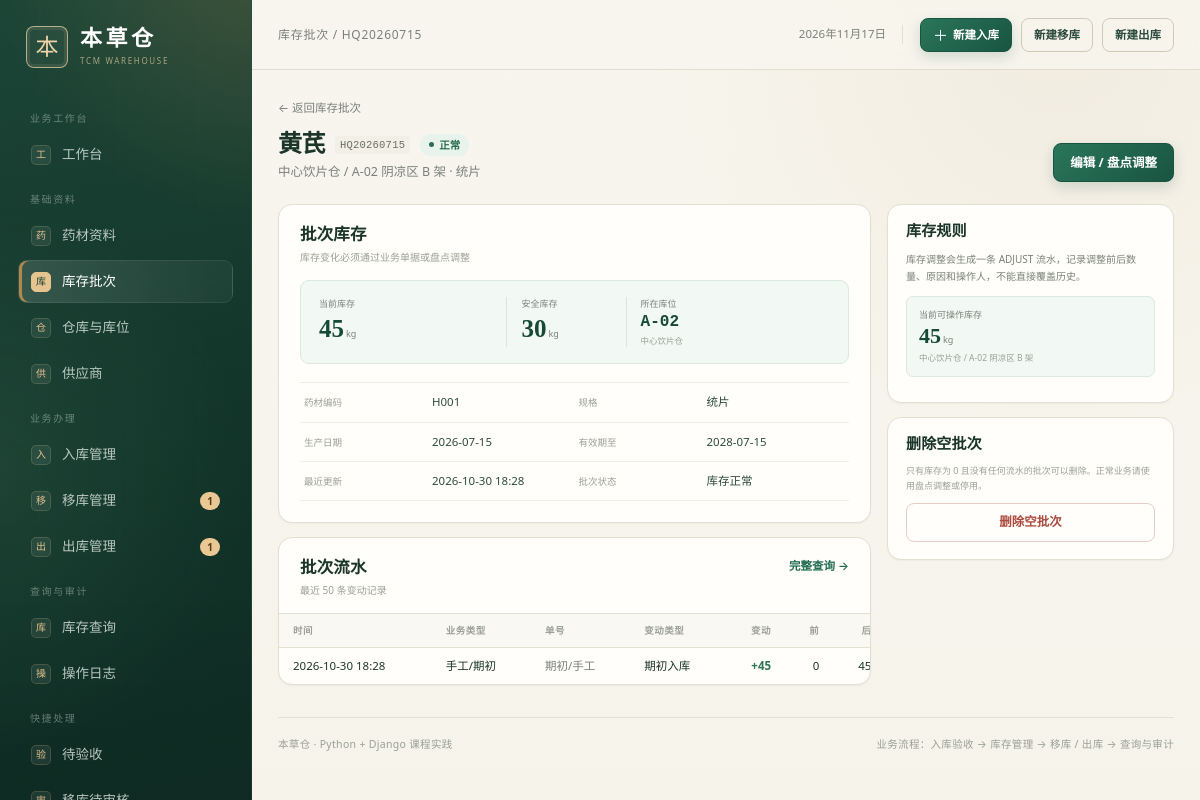
Page /stock/59/ (signed in) on the committed database.
### warehouse/models.py (models this page shows, shortened)
class StockBatch(models.Model):
    herb = models.ForeignKey(
        Herb, on_delete=models.PROTECT, related_name="stock_batches", verbose_name="药材"
    )
    location = models.ForeignKey(
        StorageLocation,
        on_delete=models.PROTECT,
        related_name="stock_batches",
        verbose_name="库位",
    )
    batch_no = models.CharField("批次号", max_length=50)
    quantity = models.DecimalField(
        "当前库存",
        max_digits=12,
        decimal_places=3,
        default=Decimal("0"),
        validators=[MinValueValidator(Decimal("0"))],
    )
    production_date = models.DateField("生产日期", null=True, blank=True)
    expiry_date = models.DateField("有效期至", null=True, blank=True)
    updated_at = models.DateTimeField("更新时间", auto_now=True)
    objects = StockBatchQuerySet.as_manager()
    class Meta:
        verbose_name = "库存批次"
        verbose_name_plural = "库存批次"
        ordering = ["herb__code", "location__code", "batch_no"]
        constraints = [
            models.UniqueConstraint(
                fields=["herb", "location", "batch_no"],
                name="uniq_stock_herb_location_batch",
            ),
            models.CheckConstraint(
                condition=models.Q(quantity__gte=0), name="stock_quantity_non_negative"
            ),
        ]
        indexes = [
            models.Index(fields=["herb", "location", "batch_no"]),
        ]
    @property
    def is_low_stock(self):
        return self.quantity <= self.herb.safety_stock

class Herb(models.Model):
    code = models.CharField("药材编码", max_length=30, unique=True)
    name = models.CharField("药材名称", max_length=80)
    spec = models.CharField("规格", max_length=80, blank=True)
    unit = models.CharField("单位", max_length=10, default="kg")
    category = models.CharField("类别", max_length=40, blank=True)
    safety_stock = models.DecimalField(
        "安全库存", max_digits=12, decimal_places=3, default=Decimal("0")
    )
    is_active = models.BooleanField("启用", default=True)
    class Meta:
        verbose_name = "药材"
        verbose_name_plural = "药材"
        ordering = ["code"]

class StorageLocation(models.Model):
    warehouse = models.ForeignKey(
        Warehouse,
        on_delete=models.PROTECT,
        related_name="locations",
        verbose_name="所属仓库",
    )
    code = models.CharField("库位编码", max_length=30)
    name = models.CharField("库位名称", max_length=80, blank=True)
    zone = models.CharField("库区", max_length=30, blank=True)
    is_active = models.BooleanField("启用", default=True)
    class Meta:
        verbose_name = "库位"
        verbose_name_plural = "库位"
        ordering = ["warehouse__code", "code"]
        constraints = [
            models.UniqueConstraint(
                fields=["warehouse", "code"], name="uniq_location_warehouse_code"
            )
        ]
    @property
    def full_name(self):
        return f"{self.warehouse.name} / {self.code} {self.name}".strip()

class Warehouse(models.Model):
    code = models.CharField("仓库编码", max_length=20, unique=True)
    name = models.CharField("仓库名称", max_length=80)
    address = models.CharField("地址", max_length=200, blank=True)
    is_active = models.BooleanField("启用", default=True)
    created_at = models.DateTimeField("创建时间", auto_now_add=True)
    class Meta:
        verbose_name = "仓库"
        verbose_name_plural = "仓库"
        ordering = ["code"]

class StockMovement(models.Model):
    class MovementType(models.TextChoices):
        OPENING = "opening", "期初入库"
        INBOUND = "inbound", "采购入库"
        OUTBOUND = "outbound", "出库扣减"
        TRANSFER_OUT = "transfer_out", "移库移出"
        TRANSFER_IN = "transfer_in", "移库移入"
        ADJUST = "adjust", "盘点调整"
    class OrderType(models.TextChoices):
        INBOUND = "inbound", "入库单"
        TRANSFER = "transfer", "移库单"
        OUTBOUND = "outbound", "出库单"
        MANUAL = "manual", "手工/期初"
    batch = models.ForeignKey(
        StockBatch,
        on_delete=models.PROTECT,
        related_name="movements",
        verbose_name="库存批次",
    )
    movement_type = models.CharField(
        "变动类型", max_length=20, choices=MovementType.choices
    )
    quantity = models.DecimalField(
        "变动数量",
        max_digits=12,
        decimal_places=3,
        validators=[MinValueValidator(Decimal("0.001"))],
    )
    before_quantity = models.DecimalField(
        "变动前", max_digits=12, decimal_places=3
    )
    after_quantity = models.DecimalField("变动后", max_digits=12, decimal_places=3)
    order_type = models.CharField(
        "关联单据类型",
        max_length=16,
        choices=OrderType.choices,
        default=OrderType.MANUAL,
    )
    order_no = models.CharField("关联单号", max_length=24, blank=True)
    order_id = models.PositiveBigIntegerField("关联单据 ID", null=True, blank=True)
    operator = models.ForeignKey(
        settings.AUTH_USER_MODEL,
        on_delete=models.PROTECT,
        verbose_name="操作人",
        null=True,
        blank=True,
    )
    remark = models.CharField("备注", max_length=300, blank=True)
    created_at = models.DateTimeField("发生时间", auto_now_add=True)
    class Meta:
        verbose_name = "库存流水"
        verbose_name_plural = "库存流水"
        ordering = ["-created_at", "-id"]
        indexes = [
            models.Index(fields=["batch", "-created_at"]),
            models.Index(fields=["order_type", "order_no"]),
        ]
    @property
    def is_increase(self):
        return self.movement_type in {
            self.MovementType.OPENING,
            self.MovementType.INBOUND,
            self.MovementType.TRANSFER_IN,
        }

### warehouse/catalog_views.py (the view)
# urls.py: path("stock/<int:pk>/", catalog_views.stock_detail, name="stock_detail"),
@login_required
def stock_detail(request, pk):
    _require(request.user, "stock.view")
    batch = get_object_or_404(
        StockBatch.objects.select_related("herb", "location", "location__warehouse"), pk=pk
    )
    movements = batch.movements.select_related("operator")[:50]
    return render(
        request,
        "warehouse/stock_detail.html",
        {
            "batch": batch,
            "movements": movements,
            "can_manage": has_perm(request.user, "stock.manage"),
            "active_nav": "stock",
        },
    )

### warehouse/catalog_views.py (called while the page is built)
def _require(user, code):
    if not has_perm(user, code):
        raise PermissionDenied("当前岗位没有该功能权限。")

### warehouse/models.py (called while the page is built)
    @property
    def display_name(self):
        return self.user.get_full_name() or self.user.username

    @property
    def effective_role(self):
        if self.user.is_superuser:
            return self.Role.ADMIN
        return self.role

### warehouse/permissions.py (called while the page is built)
def get_role(user):
    if not user.is_authenticated:
        return None
    if user.is_superuser:
        return "admin"
    profile = getattr(user, "profile", None)
    return profile.effective_role if profile else "viewer"

def has_perm(user, code):
    return bool(get_access_config(user)["permissions"].get(code))

def allowed_menus(user):
    return set(get_access_config(user)["menus"])

def can_create(user):
    return has_perm(user, "transfer.create") or has_perm(user, "outbound.create")

def can_audit(user):
    return (
        has_perm(user, "transfer.audit")
        or has_perm(user, "outbound.audit")
        or has_perm(user, "inbound.audit")
    )

def can_execute(user):
    return (
        has_perm(user, "transfer.execute")
        or has_perm(user, "outbound.execute")
        or has_perm(user, "inbound.execute")
    )

### warehouse/templatetags/warehouse_tags.py (called while the page is built)
@register.simple_tag
def menu_url(key):
    name = MENU_URL_NAMES.get(key)
    if not name:
        return "#"
    try:
        return reverse(name)
    except NoReverseMatch:
        return "#"

@register.filter
def get_item(mapping, key):
    if mapping is None:
        return None
    try:
        return mapping.get(key)
    except AttributeError:
        try:
            return mapping[key]
        except (KeyError, IndexError, TypeError):
            return None

@register.filter
def qty(value, digits=3):
    try:
        number = Decimal(value)
    except (TypeError, ValueError, InvalidOperation):
        return value
    text = f"{number:.{digits}f}".rstrip("0").rstrip(".")
    return text or "0"

@register.filter
def signed(value):
    try:
        number = Decimal(value)
    except (TypeError, ValueError, InvalidOperation):
        return value
    prefix = "+" if number > 0 else ""
    return f"{prefix}{number:.3f}".rstrip("0").rstrip(".")

### templates/warehouse/stock_detail.html (shortened to what this page needs)
{% extends "base.html" %}
{% load warehouse_tags %}
{% block breadcrumb %}库存批次 / {{ batch.batch_no }}{% endblock %}
{% block content %}
<section class="page-head">
  <div>
    <a class="back-link" href="{% url 'stock_list' %}">← 返回库存批次</a>
    <div class="detail-title-row"><h1>{{ batch.herb.name }}</h1><span class="code">{{ batch.batch_no }}</span>{% if batch.is_low_stock %}<span class="status status-warning">低库存</span>{% else %}<span class="status status-success">正常</span>{% endif %}</div>
    <p class="page-sub">{{ batch.location.warehouse.name }} / {{ batch.location.code }} {{ batch.location.name }} · {{ batch.herb.spec|default:"未填写规格" }}</p>
  </div>
  {% if can_manage %}<div class="head-actions"><a href="{% url 'stock_edit' batch.pk %}" class="btn btn-primary">编辑 / 盘点调整</a></div>{% endif %}
</section>
<div class="detail-layout">
  <div class="detail-main">
    <section class="panel">
      <div class="panel-head"><div><h2>批次库存</h2><p>库存变化必须通过业务单据或盘点调整</p></div></div>
      <div class="batch-hero">
        <div><span>当前库存</span><strong>{{ batch.quantity|qty }}<small>{{ batch.herb.unit }}</small></strong></div>
        <div><span>安全库存</span><strong>{{ batch.herb.safety_stock|qty }}<small>{{ batch.herb.unit }}</small></strong></div>
        <div><span>所在库位</span><strong class="batch-location">{{ batch.location.code }}</strong><small>{{ batch.location.warehouse.name }}</small></div>
      </div>
      <dl class="info-grid">
        <div><dt>药材编码</dt><dd>{{ batch.herb.code }}</dd></div><div><dt>规格</dt><dd>{{ batch.herb.spec|default:"—" }}</dd></div>
        <div><dt>生产日期</dt><dd>{{ batch.production_date|date:"Y-m-d"|default:"—" }}</dd></div><div><dt>有效期至</dt><dd>{{ batch.expiry_date|date:"Y-m-d"|default:"—" }}</dd></div>
        <div><dt>最近更新</dt><dd>{{ batch.updated_at|date:"Y-m-d H:i" }}</dd></div><div><dt>批次状态</dt><dd>{% if batch.is_low_stock %}低于安全库存{% else %}库存正常{% endif %}</dd></div>
      </dl>
    </section>
    <section class="panel">
      <div class="panel-head"><div><h2>批次流水</h2><p>最近 50 条变动记录</p></div><a href="{% url 'stock_query' %}?q={{ batch.batch_no }}" class="text-link">完整查询 →</a></div>
      {% if movements %}
      <div class="table-wrap"><table class="data-table compact-table"><thead><tr><th>时间</th><th>业务类型</th><th>单号</th><th>变动类型</th><th class="num">变动</th><th class="num">前</th><th class="num">后</th><th>操作人</th></tr></thead><tbody>
        {% for movement in movements %}
        <tr><td>{{ movement.created_at|date:"Y-m-d H:i" }}</td><td>{{ movement.get_order_type_display }}</td><td>{% if movement.order_type == 'inbound' and movement.order_id %}<a class="order-link" href="{% url 'inbound_detail' movement.order_id %}">{{ movement.order_no }}</a>{% elif movement.order_type == 'transfer' and movement.order_id %}<a class="order-link" href="{% url 'transfer_detail' movement.order_id %}">{{ movement.order_no }}</a>{% elif movement.order_type == 'outbound' and movement.order_id %}<a class="order-link" href="{% url 'outbound_detail' movement.order_id %}">{{ movement.order_no }}</a>{% else %}<span class="muted">期初/手工</span>{% endif %}</td><td>{{ movement.get_movement_type_display }}</td><td class="num {% if movement.is_increase %}qty-in{% else %}qty-out{% endif %}">{{ movement.quantity|signed }}</td><td class="num">{{ movement.before_quantity|qty }}</td><td class="num">{{ movement.after_quantity|qty }}</td><td>{{ movement.operator.profile.display_name|default:movement.operator.username|default:"系统" }}</td></tr>
        {% endfor %}
      </tbody></table></div>
      {% else %}<div class="empty-inline compact">还没有库存流水。</div>{% endif %}
    </section>
  </div>
  <aside class="detail-side">
    <section class="panel side-card"><h2>库存规则</h2><p class="side-help">库存调整会生成一条 ADJUST 流水，记录调整前后数量、原因和操作人，不能直接覆盖历史。</p><div class="inventory-figure"><span>当前可操作库存</span><strong>{{ batch.quantity|qty }}<small>{{ batch.herb.unit }}</small></strong><em>{{ batch.location.full_name }}</em></div></section>
    {% if can_manage %}
    <section class="panel side-card"><h2>删除空批次</h2><p class="side-footnote">只有库存为 0 且没有任何流水的批次可以删除。正常业务请使用盘点调整或停用。</p><form method="post" action="{% url 'stock_delete' batch.pk %}" onsubmit="return confirm('确认删除这个空批次吗？');">{% csrf_token %}<button type="submit" class="btn btn-danger-ghost btn-block">删除空批次</button></form></section>
    {% endif %}
  </aside>
</div>
{% endblock %}

### rows in the picture
StockBatch: batch_no "HQ20260715", herb.name "黄芪", location.warehouse.name "中心饮片仓", location.code "A-02", location.name "阴凉区 B 架", herb.spec "统片", quantity|qty "45", herb.unit "kg", herb.safety_stock|qty "30", herb.code "H001", production_date "2026-07-15", expiry_date "2028-07-15", updated_at "2026-10-30 18:28", location.full_name "中心饮片仓 / A-02 阴凉区 B 架"
StockMovement: created_at "2026-10-30 18:28", order_type "手工/期初", shows "期初/手工", movement_type "期初入库", quantity|signed "+45", before_quantity|qty "0", after_quantity|qty "45"

### other values in the picture
{{ group.label }} "业务工作台" "基础资料" "业务办理" "查询与审计"
{{ label|slice:":1" }} "工" "药" "库" "仓" "供" "入" "移" "出" "库" "操"
{{ label }} "工作台" "药材资料" "库存批次" "仓库与库位" "供应商" "入库管理" "移库管理" "出库管理" "库存查询" "操作日志"
{{ nav_pending_transfers }} "1"
{{ nav_pending_outbounds }} "1"
